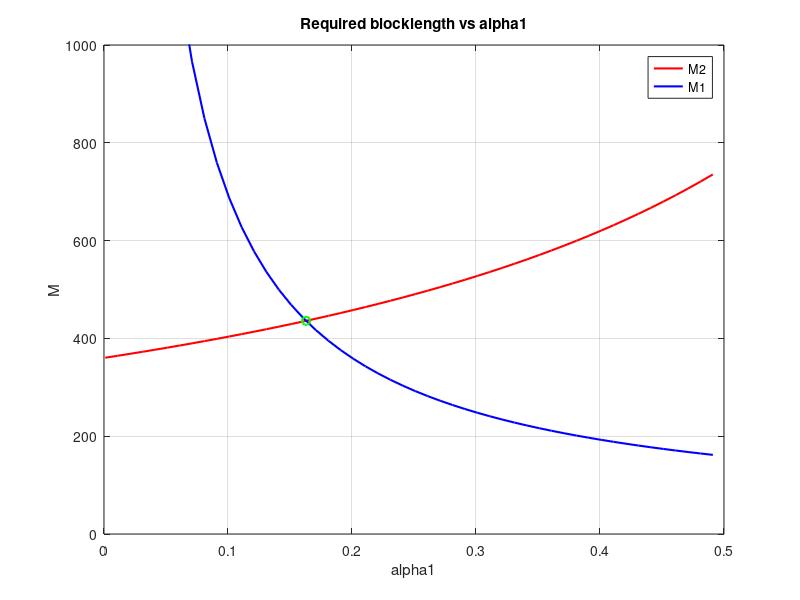
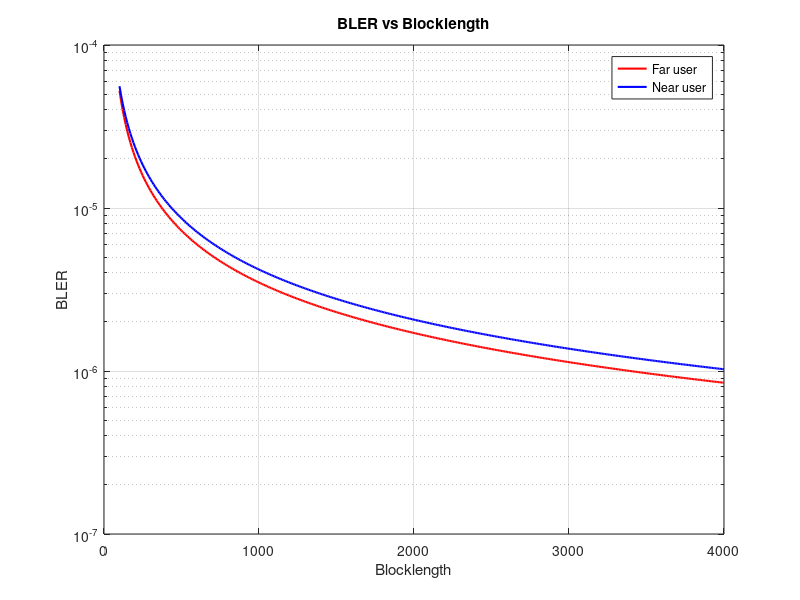

Write MATLAB code to recreate these figures, in order. (Note: this script raises an error after producing the figures.)
clc; clear variables; close all;
N = 1e6;
N1 = 80;
N2 = 80;


eplsion1R = 10^-5;
eplsion2R = 10^-4;

Pt = 0;                    %Transmit Power in dBm
pt = (10^-3)*db2pow(Pt);    %Transmit Power (linear scale)

BW = 10^6;                  %System bandwidth
No = -174 + 10*log10(BW);   %Noise power (dBm)
no = (10^-3)*10.^(No/10);   %Noise power (linear scale)


% rho = pt/ no
rho = db2pow(90);


d1 = 10;
d2 = 15;
eta = 4;

% lamda1 = 1/d1^eta;
% lamda2 = 1/d2^eta;

h1 = sqrt(1/2*d1^-eta)*(randn(1,N)+1i*randn(1,N));
h2 = sqrt(1/2*d2^-eta)*(randn(1,N)+1i*randn(1,N));

lamda1 = mean(abs(h1).^2);
lamda2 = mean(abs(h2).^2);

% t_delta1 = (lamda1*eplsion1R*(lamda2*eplsion2R*rho+2))/(2*lamda2*eplsion2R)-1
% t_delta2 = t_delta1/100

contraint = (lamda1*eplsion1R)/(lamda2*eplsion2R)
k = contraint/6;

alpha1 = 0.001:0.01:0.5;


for t = 1:length(alpha1)
    
    if d2/d1 > (eplsion2R/eplsion1R)^0.25
    x1 = (1+eplsion2R*lamda2*rho)/(1+eplsion2R*lamda2*rho*alpha1(t));
    x2 = 1+alpha1(t)*rho*(lamda1*eplsion1R-lamda2*eplsion2R);
    else
    x1 = (1+k*eplsion2R*lamda2*rho)/(1+k*eplsion2R*lamda2*rho*alpha1(t));
%     x2 = 1+(lamda1*eplsion1R*alpha1(t)*rho)/(t_delta2+1);
    x2 = 1+alpha1(t)*rho*(lamda1*eplsion1R-k*lamda2*eplsion2R);
    end
    

    MD2(t) = N2/(log2 (x1));
    MD1(t) = N1/(log2 (x2));


%     syms M2
%     eqn2 = eplsion2R == (2^(N2/M2)-1)/(lamda2*rho*(1-alpha1(t)-alpha1(t)*(2^(N2/M2)-1)));
%     M2 = solve(eqn2,M2);
%     M21(t) = double (M2);
%     
%     syms M1
%     eqn1 = eplsion1R == (2^(N2/ M21(t))-1)/(lamda1*rho*(1-alpha1(t)-alpha1(t)*(2^(N2/ M21(t))-1)))+(2^(N1/M1)-1)/(lamda1*alpha1(t)*rho); 
%     eqn2 = eplsion1R == (2^(N2/ M1)-1)/(lamda1*rho*(1-alpha1(t)-alpha1(t)*(2^(N2/ M1)-1)))+(2^(N1/M1)-1)/(lamda1*alpha1(t)*rho); 
%     MA1 = solve(eqn1,M1);
%     MA11(t) = double (MA1 (1,1));
%     MB1 = solve(eqn2,M1);
%     MB11(t) = double (MB1 (1,1));



end



thred = (eplsion2R/eplsion1R)^0.25
if d2/d1 > (eplsion2R/eplsion1R)^0.25
    disp('constraint meet');
else
    disp('constraint not meet');  
end

if eplsion1R*lamda1 >= ((eplsion2R*lamda2*rho+4)*eplsion2R*lamda2)/(eplsion2R*lamda2*rho+2)
    disp('constaint 2 meet')
else 
    disp('constaint 2 not meet')
end



% Solve alpha1 by Matlab
% syms otp_a1
% xo2 = (1+eplsion2R*lamda2*rho)/(1+eplsion2R*lamda2*rho*otp_a1);
% xo1 = 1+otp_a1*rho*(lamda1*eplsion1R-lamda2*eplsion2R);
% 
% eqn_opt = (xo2) == (xo1);
% opt_a1 = vpasolve(eqn_opt,otp_a1);


% optimal alpha1 and blocklength calculation
if d2/d1 > (eplsion2R/eplsion1R)^0.25
oopt_a1 = (-lamda1*eplsion1R + sqrt((lamda1*eplsion1R)^2+...
          4*(lamda2*eplsion2R)^2*rho*(lamda1*eplsion1R-lamda2*eplsion2R))) ...
          / (2*lamda2*eplsion2R*rho*(lamda1*eplsion1R-lamda2*eplsion2R));
oopt_M = N1/log2(1+((-lamda1*eplsion1R + sqrt((lamda1*eplsion1R)^2+4*(lamda2*eplsion2R)^2*rho*(lamda1*eplsion1R-lamda2*eplsion2R)))...
                     / (2*lamda2*eplsion2R)));
else
% oopt_a1 = (-lamda1*eplsion1R - (t_delta2+1)*lamda2*eplsion2R + ...
%           sqrt((lamda1*eplsion1R + (t_delta2+1)*lamda2*eplsion2R)^2 ...
%           + 4*lamda1*eplsion1R*(lamda2*eplsion2R)^2*(t_delta2+1)*rho)) ...
%           / (2*lamda1*eplsion1R*lamda2*eplsion2R*rho)
% oopt_M = N1/log2(1+(lamda1*eplsion1R*oopt_a1*rho)/(t_delta2+1))

oopt_a1 = (-lamda1*eplsion1R + sqrt((lamda1*eplsion1R)^2+...
          4*(k*lamda2*eplsion2R)^2*rho*(lamda1*eplsion1R-k*lamda2*eplsion2R))) ...
          / (2*k*lamda2*eplsion2R*rho*(lamda1*eplsion1R-k*lamda2*eplsion2R));
oopt_M = N1/log2(1+((-lamda1*eplsion1R + sqrt((lamda1*eplsion1R)^2+4*(k*lamda2*eplsion2R)^2*rho*(lamda1*eplsion1R-k*lamda2*eplsion2R)))...
                     / (2*k*lamda2*eplsion2R)));
end


a = oopt_a1;
MM = 100:10:4000;

for m = 1:length(MM)
%     if d2/d1 > (eplsion2R/eplsion1R)^0.25
%     BLER1(m) = (2^(N2/ MM(m))-1)/(lamda1*rho*(1-a-a*(2^(N2/ MM(m))-1)))+(2^(N1/MM(m))-1)/(lamda1*a*rho);
%     else
%     BLER1(m) = (t_delta2+1)*(2^(N1/MM(m))-1)/(lamda1*a*rho);
%     end
    BLER1(m) = (2^(N2/ MM(m))-1)/(lamda1*rho*(1-a-a*(2^(N2/ MM(m))-1)))+(2^(N1/MM(m))-1)/(lamda1*a*rho);
    BLER2(m) = (2^(N2/MM(m))-1)/(lamda2*rho*(1-a-a*(2^(N2/MM(m))-1)));
end


figure(1)
plot(alpha1, MD2, 'r', 'linewidth', 1.5);
hold on; grid on;
plot(alpha1, MD1, 'b', 'linewidth', 1.5);
plot(oopt_a1,oopt_M,'og','linewidth', 1.5);

% plot(alpha1, M21,'or','linewidth', 1.5);
% plot(alpha1, MA11,'ob', 'linewidth', 1.5);
% plot(alpha1, MB11,'*g', 'linewidth', 1.5);
axis([0 0.5 0 1000]);


xlabel('alpha1');
ylabel('M');
title('Required blocklength vs alpha1');
legend('M2','M1');

figure (2)
semilogy(MM, BLER2, 'r', 'linewidth', 1.5);
hold on; grid on;
semilogy(MM, BLER1, 'b', 'linewidth', 1.5);
xlabel('Blocklength');
ylabel('BLER');
title('BLER vs Blocklength');
legend('Far user','Near user');
xline(oopt_M,'-');
yline(1e-4,'-');
yline(1e-5,'-');







